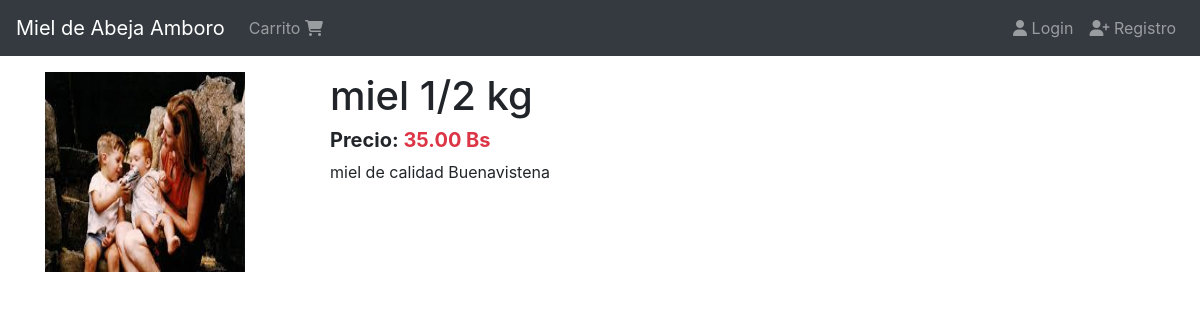
Screenshot of /productos/miel-12-kg with the database file from the repository.
### products/models.py (models this page shows)
class Product(models.Model):
    tittle =models.CharField(max_length=50)
    description=models.TextField()
    price=models.DecimalField(max_digits=8, decimal_places=2, default=0.0)
    slug=models.SlugField(null=False, blank=False, unique=True)
    image=models.ImageField(upload_to='products/',null=False, blank=False)
    created_at=models.DateTimeField(auto_now_add=True)
    def __str__(self):
        return self.tittle

### products/views.py (the view)
# urls.py: path('<slug:slug>', views.ProductDetailView.as_view(),name='product'),#id primary key
class ProductDetailView(DetailView):#id->PK
    model=Product
    template_name='products/product.html'
    def get_context_data(self, **kwargs):
        context = super().get_context_data(**kwargs)
        print('/n')
        print(context)
        print('/n')
        return context

### products/templates/products/product.html
{% extends 'base.html' %}
{% block content %}
  <div class="col-3">
    {% if product.image %}
      <img src="{{ product.image.url }}" alt="Imagen del Producto" width="200"height="200">
    {% endif %}
  </div>
  <div class="col">
    <div class="h1">{{product.tittle}}</div>
    <div class="h5 font-weight-bold">
      Precio: <span class="text-danger">{{product.price}} Bs</span>
    </div>
    <div class="">
      <p>{{product.description}}</p>
    </div>
  </div>
{% endblock %}

### rows the page displays
Product: image (picture), tittle "miel 1/2 kg", price "35.00", description "miel de calidad Buenavistena"
